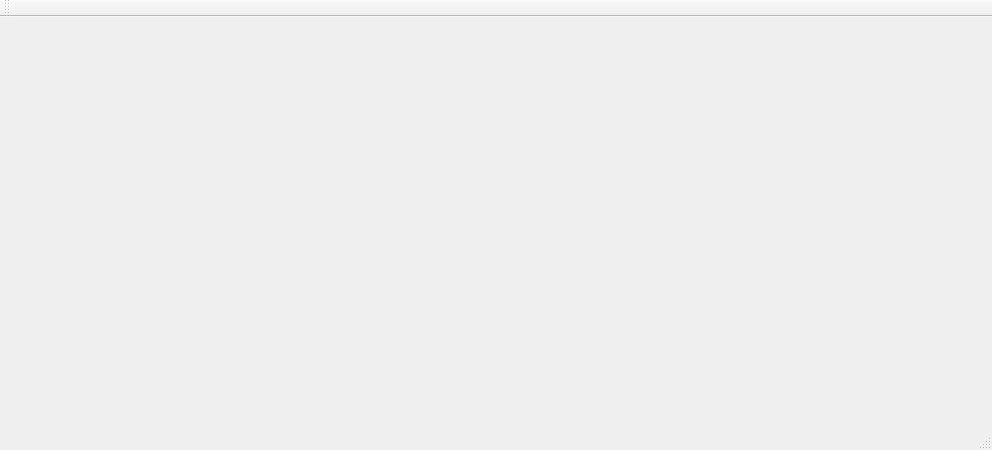
<?xml version="1.0" encoding="UTF-8"?>
<ui version="4.0">
 <class>Kalk</class>
 <widget class="QMainWindow" name="Kalk">
  <property name="geometry">
   <rect>
    <x>0</x>
    <y>0</y>
    <width>992</width>
    <height>450</height>
   </rect>
  </property>
  <property name="windowTitle">
   <string>Kalk</string>
  </property>
  <widget class="QWidget" name="centralWidget">
   <widget class="QWidget" name="parent1" native="true">
    <property name="geometry">
     <rect>
      <x>49</x>
      <y>29</y>
      <width>341</width>
      <height>351</height>
     </rect>
    </property>
   </widget>
   <widget class="QWidget" name="parent2" native="true">
    <property name="geometry">
     <rect>
      <x>610</x>
      <y>39</y>
      <width>361</width>
      <height>331</height>
     </rect>
    </property>
   </widget>
  </widget>
  <widget class="QMenuBar" name="menuBar">
   <property name="geometry">
    <rect>
     <x>0</x>
     <y>0</y>
     <width>992</width>
     <height>22</height>
    </rect>
   </property>
  </widget>
  <widget class="QToolBar" name="mainToolBar">
   <attribute name="toolBarArea">
    <enum>TopToolBarArea</enum>
   </attribute>
   <attribute name="toolBarBreak">
    <bool>false</bool>
   </attribute>
  </widget>
  <widget class="QStatusBar" name="statusBar"/>
 </widget>
 <layoutdefault spacing="6" margin="11"/>
 <resources/>
 <connections/>
</ui>
